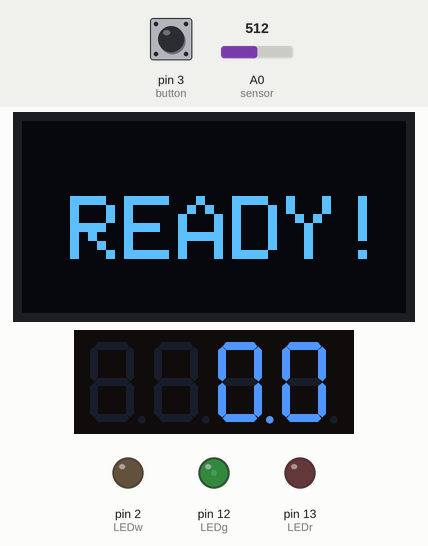
A sketch run on a simulated Arduino Mega 2560, built with avr-gcc and run on an emulated ATmega2560. On the bench: 128×64 one-colour display, 4-digit seven-segment display, output pins drawn as LEDs (lit = HIGH). Dashed ring = blinking. The test bench sets the inputs (shaded band); at power-on: pin 3 (button) LOW, A0 (sensor) = 512. What the sketch prints to the serial monitor is not drawn.

Above: at 4.2 s.
4.3 s: pin 3 (button) pulled HIGH for 0.15 s
At 5.3 s:
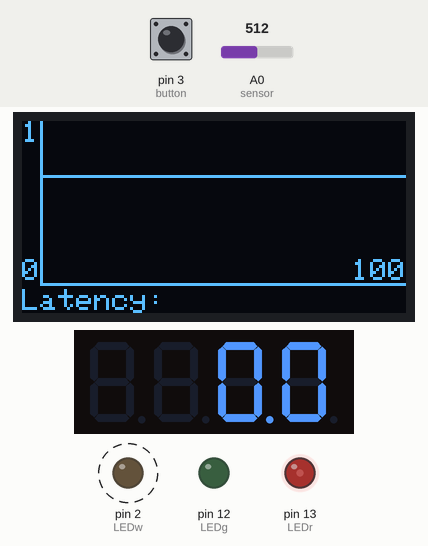
7.4 s: A0 (sensor) set to 0
At 10.0 s:
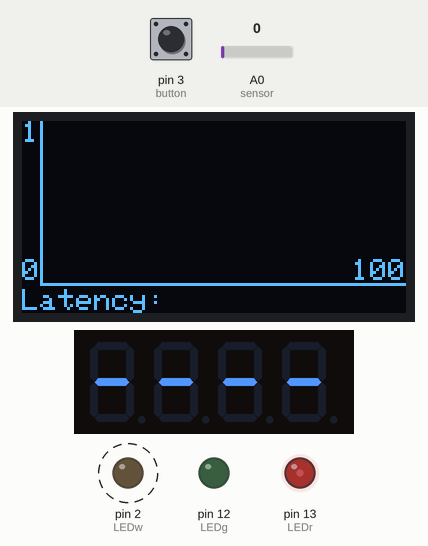
10.4 s: pin 3 (button) pulled HIGH for 3.2 s
At 13.59 s:
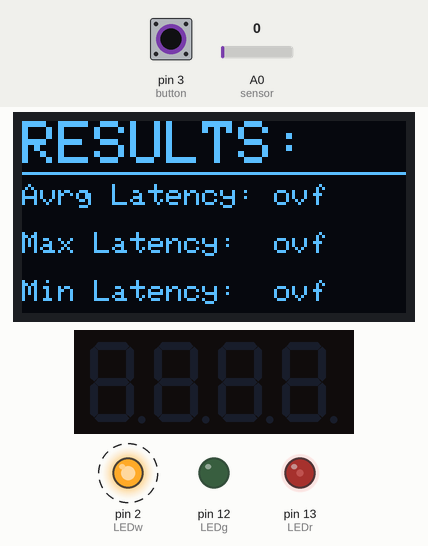
15.1 s: A0 (sensor) set to 20
At 16.96 s:
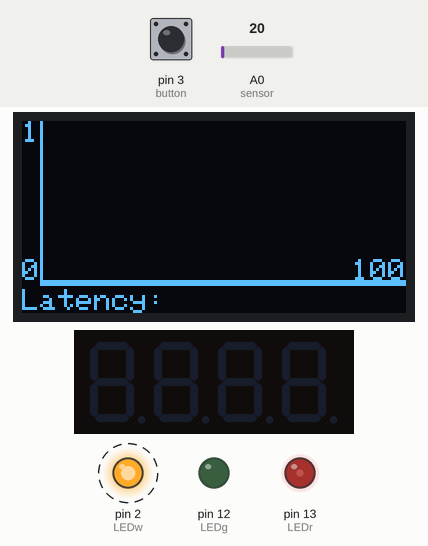
18.1 s: A0 (sensor) set to 122
At 23.3 s:
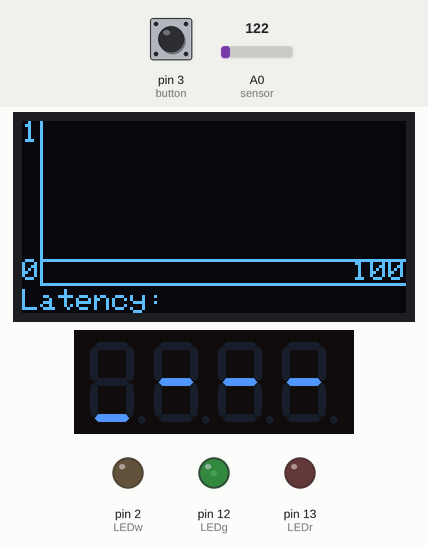
27.1 s: pin 3 (button) pulled HIGH for 1 s
At 37.3 s:
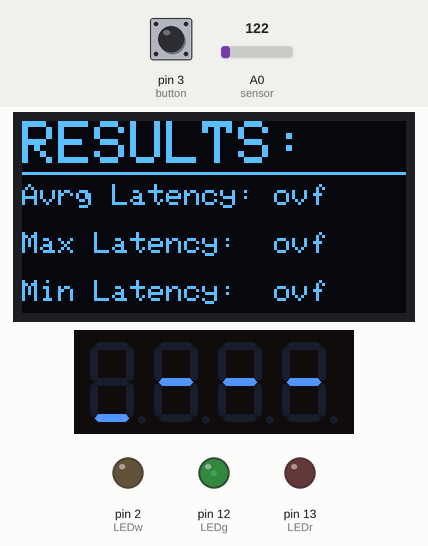
Timing chart, 0 to 38.8 s (numbered marks = the images above; inputs shaded):
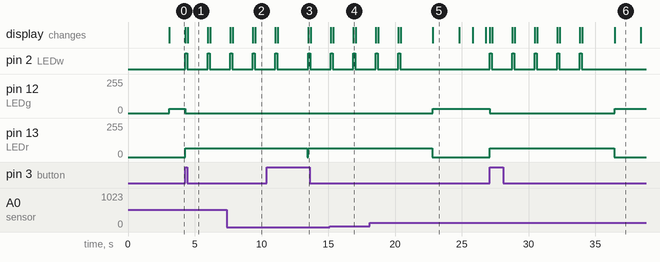

Measured:
- after the input at 4.3 s, pin 2 (LEDw): alternates HIGH for 0.15 s and LOW for 1.5 s, starting at once; pin 12 (LEDg): 32/255 → 0/255 at once; pin 13 (LEDr): 0/255 → 64/255 at once; the display: first changes at once (image 1 shows a later state)
- after the input at 10.4 s, pin 12 (LEDg): stays 0/255 (without the input it goes to 32/255 after 3.1 s); the display: first differs from a run without the input after 3.1 s (image 3)
- after the input at 27.1 s, pin 2 (LEDw): alternates HIGH for 0.15 s and LOW for 1.5 s, 10 changes in all, then stays LOW, starting at once; pin 12 (LEDg): 32/255 → 0/255 at once, → 32/255 9.4 s later; pin 13 (LEDr): 0/255 → 64/255 at once, → 0/255 9.3 s later; the display: first changes at once (image 6 shows a later state)
- what the display in image 1 shows lasts 1.5 s, from 4.5 s to 6.0 s
- what the display in image 5 shows lasts 2.0 s, from 22.8 s to 24.8 s

The sketch:

FPV-LT.ino
```cpp
//*************************SETTINGS*************************
int repeats = 5;                // Number of test iterations to average result
int pauseTime = 1500;           // Time between measurements to let camera finish adjustment (in ms)
int brightnessThreshold = 10;   // threshold in mV to detect image change on screen. Raise if video noise causes false triggers
bool printRaw = true;           // Print raw measurement data of the last run over serial
bool printEveryResult = true;   // Print every measurement over Serial
bool useSevenSegDisplay = true; // Use seven segment Display outputs (Only Arduino Mega)
bool useOledDisplay = true;    // Enable SSD1306 Display output. Do not enable if useSevenSegDisplay is used

//************************DON'T TOUCH***********************
#include <Adafruit_SSD1306.h>
#include <Adafruit_GFX.h>
#include <Wire.h>
#include <SevSeg.h>
// https://github.com/DeanIsMe/SevSeg

unsigned int Uptime;
unsigned int Timestamps[1000];
unsigned int ScreenBright[1000];
float latencyOut = 0;
float latencyAvrg = 0;
float latencyMax = 0;
float latencyMin = 1023;
bool start = 0;
bool latencySet = 0;
bool run = false;
bool oledResultWritten = false;
unsigned long displayTime = 0;
int baseline = 0;
SevSeg sevseg;

#define sensor A0
#define LEDg 12
#define LEDr 13
#define LEDw 2
#define button 3
#define SCREEN_WIDTH 128 // OLED display width, in pixels
#define SCREEN_HEIGHT 64 // OLED display height, in pixels
#define OLED_RESET -1
#define SCREEN_ADDRESS 0x3C
Adafruit_SSD1306 display(SCREEN_WIDTH, SCREEN_HEIGHT, &Wire, OLED_RESET);
#define LOGO_HEIGHT 51
#define LOGO_WIDTH 128
#define SSD1306_NO_SPLASH

static const unsigned char PROGMEM BootLogo[] = {
    // Boot Logo. Don't forget to change LOGO_HEIGHT and LOGO_WIDTH
    0x00, 0x00, 0x00, 0x00, 0x00, 0x00, 0x00, 0x03, 0xc0, 0x00, 0x00, 0x00, 0x00, 0x00, 0x00, 0x00,
    0x00, 0x00, 0x00, 0x00, 0x00, 0x00, 0x00, 0x07, 0xe0, 0x00, 0x00, 0x00, 0x00, 0x00, 0x00, 0x00,
    0x00, 0x00, 0x00, 0x00, 0x00, 0x00, 0x00, 0x0f, 0xf0, 0x00, 0x00, 0x00, 0x00, 0x00, 0x00, 0x00,
    0x00, 0x00, 0x00, 0x00, 0x00, 0x0f, 0xff, 0xff, 0xff, 0xff, 0xf0, 0x00, 0x00, 0x00, 0x00, 0x00,
    0x00, 0x00, 0x00, 0x00, 0x00, 0x0f, 0xff, 0xff, 0xff, 0xff, 0xf0, 0x00, 0x00, 0x00, 0x00, 0x00,
    0x00, 0x00, 0x00, 0x00, 0x00, 0x00, 0x00, 0x0f, 0xf0, 0x00, 0x00, 0x00, 0x00, 0x00, 0x00, 0x00,
    0x00, 0x00, 0x00, 0x00, 0x00, 0x00, 0x00, 0x07, 0xe0, 0x00, 0x00, 0x00, 0x00, 0x00, 0x00, 0x00,
    0x00, 0x00, 0x00, 0x00, 0x00, 0x00, 0x00, 0x03, 0xc0, 0x00, 0x00, 0x00, 0x00, 0x00, 0x00, 0x00,
    0x00, 0x00, 0x00, 0x00, 0x00, 0x00, 0x00, 0x03, 0x80, 0x00, 0x00, 0x00, 0x00, 0x00, 0x00, 0x00,
    0x00, 0x00, 0x00, 0x00, 0x00, 0x00, 0x00, 0x01, 0xc0, 0x00, 0x00, 0x00, 0x00, 0x00, 0x00, 0x00,
    0x00, 0x00, 0x00, 0x00, 0x00, 0x00, 0x00, 0x03, 0x80, 0x00, 0x00, 0x00, 0x00, 0x00, 0x00, 0x00,
    0x00, 0x00, 0x00, 0x00, 0x00, 0x00, 0x00, 0x01, 0xc0, 0x00, 0x00, 0x00, 0x00, 0x00, 0x00, 0x00,
    0x00, 0x00, 0x00, 0x00, 0x00, 0x00, 0x00, 0x03, 0x80, 0x00, 0x00, 0x00, 0x00, 0x00, 0x00, 0x00,
    0x00, 0x00, 0x00, 0x00, 0x00, 0x00, 0x00, 0x01, 0xc0, 0x00, 0x00, 0x00, 0x00, 0x00, 0x00, 0x00,
    0x00, 0x00, 0x00, 0x00, 0x00, 0x00, 0x00, 0x03, 0x80, 0x00, 0x00, 0x00, 0x00, 0x00, 0x00, 0x00,
    0x00, 0x00, 0x00, 0x00, 0x00, 0x00, 0x00, 0x01, 0xc0, 0x00, 0x00, 0x00, 0x00, 0x00, 0x00, 0x00,
    0x00, 0x00, 0x00, 0x00, 0x00, 0x00, 0x00, 0x03, 0xc0, 0x00, 0x00, 0x00, 0x00, 0x00, 0x00, 0x00,
    0x00, 0x00, 0x00, 0x00, 0x00, 0x00, 0x00, 0x01, 0xc0, 0x00, 0x00, 0x00, 0x00, 0x00, 0x00, 0x00,
    0x00, 0x00, 0x00, 0x00, 0x00, 0x00, 0x00, 0x03, 0x80, 0x00, 0x00, 0x00, 0x00, 0x00, 0x00, 0x00,
    0x00, 0x00, 0x00, 0x00, 0x00, 0x00, 0x00, 0x00, 0x00, 0x00, 0x00, 0x00, 0x00, 0x00, 0x00, 0x00,
    0x00, 0x00, 0x00, 0x00, 0x00, 0x00, 0x00, 0x02, 0x80, 0x00, 0x00, 0x00, 0x00, 0x00, 0x00, 0x00,
    0x00, 0x00, 0x00, 0x00, 0x00, 0x00, 0x00, 0x1f, 0xf0, 0x00, 0x00, 0x00, 0x00, 0x00, 0x00, 0x00,
    0x00, 0x00, 0x00, 0x00, 0x00, 0x00, 0x00, 0x3f, 0xfe, 0x00, 0x00, 0x00, 0x00, 0x00, 0x00, 0x00,
    0x00, 0x00, 0x00, 0x00, 0x00, 0x00, 0x00, 0x7f, 0xff, 0x00, 0x00, 0x00, 0x00, 0x00, 0x00, 0x00,
    0x3e, 0x00, 0x00, 0x00, 0x00, 0x00, 0x00, 0xff, 0xff, 0x80, 0x00, 0x00, 0x00, 0x00, 0x00, 0x3e,
    0x7e, 0x00, 0x00, 0x00, 0x00, 0x00, 0x01, 0xf0, 0x1f, 0x80, 0x00, 0x00, 0x00, 0x00, 0x00, 0x7e,
    0xff, 0x80, 0x00, 0x00, 0x00, 0x00, 0x03, 0xe0, 0x0f, 0xc0, 0x00, 0x00, 0x00, 0x00, 0x02, 0xff,
    0xff, 0xff, 0x50, 0x00, 0x00, 0x00, 0x03, 0xc0, 0x03, 0xc0, 0x00, 0x00, 0x00, 0x05, 0x7f, 0xff,
    0xff, 0xff, 0xff, 0xfe, 0x80, 0x00, 0x07, 0xc0, 0x03, 0xe0, 0x00, 0x00, 0xbf, 0xff, 0xff, 0xff,
    0x7f, 0x7f, 0xff, 0xff, 0xff, 0x40, 0x07, 0x80, 0x01, 0xe0, 0x05, 0x7f, 0xff, 0xff, 0xfd, 0xff,
    0x7e, 0x00, 0xbf, 0xff, 0xff, 0xff, 0xe7, 0x80, 0x01, 0xef, 0xff, 0xff, 0xff, 0xfa, 0x00, 0x7e,
    0x10, 0x00, 0x00, 0x05, 0x7f, 0xff, 0xf7, 0x80, 0x01, 0xe7, 0xff, 0xff, 0x40, 0x00, 0x00, 0x10,
    0x00, 0x00, 0x00, 0x00, 0x00, 0xff, 0xe7, 0x80, 0x01, 0xef, 0xfe, 0x80, 0x00, 0x00, 0x00, 0x00,
    0x00, 0x00, 0x00, 0x00, 0x00, 0x00, 0x07, 0x80, 0x01, 0xe0, 0x00, 0x00, 0x00, 0x00, 0x00, 0x00,
    0x00, 0x00, 0x00, 0x00, 0x00, 0x00, 0x07, 0x80, 0x03, 0xe0, 0x00, 0x00, 0x00, 0x00, 0x00, 0x00,
    0x00, 0x00, 0x00, 0x00, 0x00, 0x00, 0x07, 0xc0, 0x03, 0xe0, 0x00, 0x00, 0x00, 0x00, 0x00, 0x00,
    0x00, 0x00, 0x00, 0x00, 0x00, 0x00, 0x07, 0xe0, 0x07, 0xe0, 0x00, 0x00, 0x00, 0x00, 0x00, 0x00,
    0x00, 0x00, 0x00, 0x00, 0x00, 0x00, 0x03, 0xf0, 0x0f, 0xc0, 0x00, 0x00, 0x00, 0x00, 0x00, 0x00,
    0x00, 0x00, 0x00, 0x00, 0x00, 0x00, 0x03, 0xfe, 0xbf, 0xc0, 0x00, 0x00, 0x00, 0x00, 0x00, 0x00,
    0x00, 0x00, 0x00, 0x00, 0x00, 0x00, 0x01, 0xff, 0xff, 0x80, 0x00, 0x00, 0x00, 0x00, 0x00, 0x00,
    0x00, 0x00, 0x00, 0x00, 0x00, 0x00, 0x01, 0xff, 0xff, 0x80, 0x00, 0x00, 0x00, 0x00, 0x00, 0x00,
    0x00, 0x00, 0x00, 0x00, 0x00, 0x00, 0x00, 0xff, 0xff, 0x00, 0x00, 0x00, 0x00, 0x00, 0x00, 0x00,
    0x00, 0x00, 0x00, 0x00, 0x00, 0x00, 0x00, 0xff, 0xff, 0x00, 0x00, 0x00, 0x00, 0x00, 0x00, 0x00,
    0x00, 0x00, 0x00, 0x00, 0x00, 0x00, 0x00, 0x7f, 0xfe, 0x00, 0x00, 0x00, 0x00, 0x00, 0x00, 0x00,
    0x00, 0x00, 0x00, 0x00, 0x00, 0x00, 0x00, 0x3f, 0xfe, 0x00, 0x00, 0x00, 0x00, 0x00, 0x00, 0x00,
    0x00, 0x00, 0x00, 0x00, 0x00, 0x00, 0x00, 0x1f, 0xfc, 0x00, 0x00, 0x00, 0x00, 0x00, 0x00, 0x00,
    0x00, 0x00, 0x00, 0x00, 0x00, 0x00, 0x00, 0x1f, 0xf8, 0x00, 0x00, 0x00, 0x00, 0x00, 0x00, 0x00,
    0x00, 0x00, 0x00, 0x00, 0x00, 0x00, 0x00, 0x0f, 0xf0, 0x00, 0x00, 0x00, 0x00, 0x00, 0x00, 0x00,
    0x00, 0x00, 0x00, 0x00, 0x00, 0x00, 0x00, 0x07, 0xe0, 0x00, 0x00, 0x00, 0x00, 0x00, 0x00, 0x00,
    0x00, 0x00, 0x00, 0x00, 0x00, 0x00, 0x00, 0x03, 0xc0, 0x00, 0x00, 0x00, 0x00, 0x00, 0x00, 0x00,
    0x00, 0x00, 0x00, 0x00, 0x00, 0x00, 0x00, 0x03, 0x80, 0x00, 0x00, 0x00, 0x00, 0x00, 0x00, 0x00,
    0x00, 0x00, 0x00, 0x00, 0x00, 0x00, 0x00, 0x01, 0x00, 0x00, 0x00, 0x00, 0x00, 0x00, 0x00, 0x00};

void setup()
{
  Serial.begin(115200);
  pinMode(sensor, INPUT);
  pinMode(button, INPUT);
  pinMode(LEDg, OUTPUT);
  pinMode(LEDr, OUTPUT);
  pinMode(LEDw, OUTPUT);
  // SSD1306_SWITCHCAPVCC = generate display voltage from 3.3V internally
  if (!display.begin(SSD1306_SWITCHCAPVCC, SCREEN_ADDRESS) && useOledDisplay == true)
  {
    Serial.println(F("SSD1306 allocation failed"));
    for (;;)
      ; // Don't proceed, loop forever
  }

  byte numDigits = 4;
  byte digitPins[] = {22, 23, 24, 25};
  byte segmentPins[] = {26, 27, 28, 29, 30, 31, 32, 33};
  bool resistorsOnSegments = 0;
  sevseg.begin(COMMON_CATHODE, numDigits, digitPins, segmentPins, resistorsOnSegments);
  sevseg.setBrightness(10);

  if (useOledDisplay == true)
  {
    display.clearDisplay();
    display.drawBitmap((SCREEN_WIDTH - LOGO_WIDTH) / 2, (SCREEN_HEIGHT - LOGO_HEIGHT) / 2, BootLogo, LOGO_WIDTH, LOGO_HEIGHT, 1);
    display.display();
    delay(3000);
    display.clearDisplay();
    display.setTextSize(3);
    display.setTextColor(SSD1306_WHITE);
    display.setCursor(16, 25);
    display.cp437(true);
    display.write("READY!");
    display.setTextSize(1);
    display.display();
  }
}

void loop()
{
  start = digitalRead(button);
  analogWrite(LEDg, 32);
  digitalWrite(LEDw, LOW);
  float latency[repeats];
  if (useSevenSegDisplay == true)
  {
    sevseg.refreshDisplay();
  }

  // Starting test procedure if Button has set "start" variable to 1
  if (start == 1)
  {
    analogWrite(LEDr, 64);
    digitalWrite(LEDg, LOW);
    latencyAvrg = 0;
    latencyOut = 0;
    latencyMax = 0;
    latencyMin = 1023;
    run = true;

    if (useOledDisplay == true)
    {
      display.clearDisplay();
    }

    display.clearDisplay();

    // Title for Print all Latency Measurements
    Serial.print("LATENCY MEASUREMENTS \n \n");
    for (int r = 0; r < repeats; r++)
    {
      latencySet = 0;
      digitalWrite(LEDw, HIGH);
      sevseg.blank();
      baseline = analogRead(sensor);
      Uptime = micros() / 100;
      // Taking 1000 measurement points
      for (int i = 0; i < 1000; i++)
      {
        Timestamps[i] = (micros() / 100 - Uptime);
        ScreenBright[i] = analogRead(sensor);
      }
      digitalWrite(LEDw, LOW);

      // Output OLED Display Coordinate system
      if (useOledDisplay == true)
      {
        display.clearDisplay();
        display.drawLine(6, 0, 6, 54, SSD1306_WHITE);
        display.drawLine(6, 54, 127, 54, SSD1306_WHITE);
        display.setCursor(0, 0);
        display.write("1");
        display.setCursor(0, 46);
        display.write("0");
        display.setCursor(110, 46);
        display.write("100");
        display.setCursor(0, 56);
        display.write("Latency: ");
      }

      // Check for brightness flank timestamp
      for (int j = 0; j < 1000; j++)
      {
        if ((baseline + brightnessThreshold) <= ScreenBright[j] && latencySet == 0)
        {
          latency[r] = Timestamps[j];
          latencySet = 1;
          // Printing all Latency measurements via serial
          Serial.print("Masurement ");
          Serial.print(r + 1);
          Serial.print(": ");
          Serial.print(latency[r] / 10);
          Serial.print("ms\n");
          if (useOledDisplay == true)
          {
            // Write Latency on OLED
            display.print(latency[r] / 10);
            display.display();
          }
        }
      }
      // Draw Graph
      if (useOledDisplay == true)
      {
        for (int j = 0; j < 1000; j += 5)
        {
          display.drawPixel(((Timestamps[j] / 8) + 6), (((int)ScreenBright[j] / -14) + 54), SSD1306_WHITE);
        }
        display.display();
      }

      // Time delay for camera to readjust after each measurement and show current measurement on displays
      for (uint32_t tStart = millis(); (millis() - tStart) < pauseTime; useSevenSegDisplay == true)
      {
        if (useSevenSegDisplay == true)
        {
          sevseg.setNumber(latency[r], 1);
          sevseg.refreshDisplay();
        }
      }
    }

    for (int i = 0; i < repeats; i++)
    {
      // Add up latency values for average calculations
      latencyAvrg = (latencyAvrg + latency[i]);

      // detect and store min and max values
      if (latencyMax < latency[i])
      {
        latencyMax = latency[i];
      }
      if (latencyMin > latency[i])
      {
        latencyMin = latency[i];
      }
    }

    // calculate results
    latencyAvrg = latencyAvrg / ((float)repeats * 10.0f);
    latencyMax = latencyMax / 10.0f;
    latencyMin = latencyMin / 10.0f;

    Serial.print("\n######################## \n\nRESULTS: \n\n");
    Serial.print("Average Latency: ");
    Serial.print(latencyAvrg);
    Serial.print("ms \n");
    Serial.print("Max Latency:     ");
    Serial.print(latencyMax);
    Serial.print("ms \n");
    Serial.print("Min Latency:     ");
    Serial.print(latencyMin);
    Serial.print("ms \n");

    if (printRaw == true)
    {
      // Print Timestamp and Data Arrays over Serial during last run
      Serial.print("\n######################## \n \nLATENCY RAW DATA OF LAST MEASUREMENT\n \n");
      for (int i = 0; i < 1000; i++)
      {
        latencyOut = (float)Timestamps[i] / 10.0f;
        Serial.print(latencyOut);
        Serial.print(",");
        Serial.print(ScreenBright[i]);
        Serial.print("\n");
      }
    }

    baseline = 0;
    digitalWrite(LEDr, LOW);
    displayTime = millis();
    start = 0;
    display.display();
  }

  if (run == true)
  {

    if ((millis() - displayTime) <= 2000 && latencyMin < 1023 && useSevenSegDisplay == true)
    {
      sevseg.setNumberF(latencyMin, 1);
      sevseg.setSegmentsDigit(0, 8);
    }
    if ((millis() - displayTime) > 2000 && (millis() - (displayTime)) <= 4000 && useSevenSegDisplay == true)
    {
      sevseg.setNumberF(latencyAvrg, 1);
      sevseg.setSegmentsDigit(0, 64);
    }
    if ((millis() - displayTime) > 4000 && (millis() - (displayTime)) <= 6000 && useSevenSegDisplay == true)
    {
      sevseg.setNumberF(latencyMax, 1);
      sevseg.setSegmentsDigit(0, 1);
    }
    if ((millis() - displayTime) > 6000)
    {
      displayTime = millis();
    }

    if (useOledDisplay == true)
    {
      if ((millis() - displayTime) <= 3000 && useOledDisplay == true && oledResultWritten == false)
      {
        // Output Results on OLED
        display.clearDisplay();
        display.setCursor(0, 0);
        display.setTextSize(2);
        display.println("RESULTS:");
        display.setTextSize(1);
        display.drawLine(0, 17, 127, 17, 1);
        display.setCursor(0, 21);
        display.print("Avrg Latency: ");
        display.println(latencyAvrg);
        display.print("\nMax Latency:  ");
        display.println(latencyMax);
        display.print("\nMin Latency:  ");
        display.println(latencyMin);
        display.display();
        oledResultWritten = true;
      }
      if ((millis() - displayTime) > 3000 && useOledDisplay == true && oledResultWritten == true)
      {
        // Output OLED Display Graph
        display.clearDisplay();
        display.drawLine(6, 0, 6, 54, SSD1306_WHITE);
        display.drawLine(6, 54, 127, 54, SSD1306_WHITE);
        display.setCursor(0, 0);
        display.write("1");
        display.setCursor(0, 46);
        display.write("0");
        display.setCursor(110, 46);
        display.write("100");
        display.setCursor(0, 56);
        display.write("Average Latency: ");
        display.print(latencyAvrg / 10);
        // Draw High Res Graph
        for (int j = 0; j < 1000; j += 5)
        {
          display.drawPixel(((Timestamps[j] / 8) + 6), (((int)ScreenBright[j] / -14) + 54), SSD1306_WHITE);
        }
        display.display();
        oledResultWritten = false;
      }
    }
  }

  if (run == false && useSevenSegDisplay == true)
  {
    sevseg.setNumberF(0000, 1);
  }
}
```
